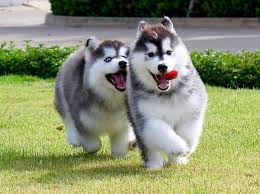
#> input picture svd/img_svd/dog.jfif, 260 x 194 px
$ jupyter execute --allow-errors svd.ipynb
#> lines starting #> are read from the running program, lines starting #| are printed output that depends on the picture
# Khái niệm

Phân rã ma trận SVD
+ A = U * S * V.T

Toán học
+ U là ma trận gồm các vector cột là các vector riêng của A*A.T
+ S là ma trận đường chéo với các giá trị là singular value, sqrt(lambda) của gtr A*A.T (hay A.T*A)
+ V là ma trận gồm các vector cột là các vector riêng của A.T*A

# Tiếp cận

Eigenvalue, eigenvector là sự biến đổi ma trận ban đầu sao cho sau biến đổi vẫn giữ nguyên hướng của vector.

Phép chiếu một vector lên một vector khác, nếu v là một vector đơn vị thì độ dài hình chiếu là w*v, vector chiếu là (w*v)*v.

Chiếu ma trận A, với mỗi hàng là một bản ghi độc lập lên một hệ cơ sở vector trực chuẩn, ta được S đại diện cho độ dài của các vector chiếu. Do V là trực chuẩn nên A = S * V.T.

Mỗi cột của S đại diện cho hình chiếu của toàn bộ ma trận A lên một vector v, chuẩn hoá từng vector cột của S thành một vector đơn vị, ta được U. Sigma là độ lớn của các vector cột tương ứng của S.

# SVD

[cell 1]
from sklearn.datasets import load_iris
import pandas as pd

iris = load_iris()
df = pd.DataFrame(data=iris.data, columns=iris.feature_names)
df['target'] = iris.target


df.head()

[cell 2]
import numpy as np
A = df.iloc[:, :-1].values

# ma trận U gồm các vector riêng ứng với giá trị riêng lớn nhất của A*A^T
# U kích thước m x m với m là số bản ghi trong tập dữ liệu
ATA = np.dot(A, A.T)
eigenvalues_U, eigenvectors_U = np.linalg.eigh(ATA)
idx = np.argsort(eigenvalues_U)[::-1]
eigenvalues_U = eigenvalues_U[idx]
eigenvectors_U = eigenvectors_U[:, idx]
U = eigenvectors_U

m = A.shape[0]
n = A.shape[1]

# ma trận Sigma là ma trận đường chéo với các giá trị riêng của A*A^T
# Sigma kích thước m x n với m là số bản ghi trong tập dữ liệu và n là số thuộc tính
sigma_matrix = np.zeros((m, n))
sigma_value = np.sqrt(np.maximum(eigenvalues_U, 0))

for i in range(min(m, n)):
    sigma_matrix[i, i] = sigma_value[i]

Sigma = sigma_matrix

# ma trận V gồm các vector riêng ứng với giá trị riêng lớn nhất của A^T*A
AAT = np.dot(A.T, A)
eigenvalues_V, eigenvectors_V = np.linalg.eigh(AAT)
idx = np.argsort(eigenvalues_V)[::-1]
eigenvalues_V = eigenvalues_V[idx]
eigenvectors_V = eigenvectors_V[:, idx]
V = eigenvectors_V

#> (the rest of this cell did not finish here and is left out)

#> (a cell that did not finish here is left out)

# Sử dụng thư viện

[cell 4]
u, sigma, vt = np.linalg.svd(A)
Sigma = np.zeros((u.shape[1], vt.shape[0]))
sigma2 = np.fill_diagonal(Sigma, sigma)
print("Kích thước của U, Sigma, Vt:", u.shape, Sigma.shape, vt.shape)
b = u @ Sigma @ vt
c = u[:, :4] @ Sigma[:4, :] @ vt[:4, :4]
print("So sánh lấy 1 phần và toàn bộ:", np.allclose(b, c))
# do Sigma chỉ gồm 4 cột tương ứng với 4 singular value phần còn lại là 0

[cell 5]
u, sigma2, vt = np.linalg.svd(A, full_matrices=False)
sigma2 = np.diag(sigma2)
print(u.shape, sigma2.shape, vt.shape)
u @ sigma2 @ vt

## Ví dụ 2

[cell 6]
A = np.array([[1,6,6], [0,3,1], [4,6,1], [5,7,7]])
# A = np.array([[4,2,0],[1,5,6]])
print("Ma trận A:\n", A)

eigenvalues, eigenvectors = np.linalg.eigh(np.dot(A, A.T))
index = np.argsort(eigenvalues)[::-1]

eigenvalues = eigenvalues[index]
eigenvectors = eigenvectors[:, index]
U = eigenvectors
print("Ma trận U:\n", U)

np.sqrt(eigenvalues)
Sigma = np.zeros((A.shape[0], A.shape[1]))
for i in range(np.min(A.shape)):
    Sigma[i, i] = np.sqrt(eigenvalues[i])
print("Ma trận Sigma:\n", Sigma)


eigenvalues_v, eigenvectors_v = np.linalg.eigh(np.dot(A.T, A))
index_v= np.argsort(eigenvalues_v)[::-1]
eigenvalues_v = eigenvalues_v[index_v]
eigenvectors_v = eigenvectors_v[:, index_v]
V = eigenvectors_v
V_t = V.T
# V_t[1:, :] = V_t[1:, :]*-1
print("Ma trận V_t:\n", V_t)


A_reconstructed = U @ Sigma @ V_t
print("Ma trận A tái tạo:\n", A_reconstructed)

# SVD applicationss

[cell 7]
import cv2
import numpy as np
img = cv2.imread('img_svd/dog.jfif')
#> img is the input picture: shape (194, 260, 3); mean B, G, R 109.2, 143.7, 137.2

[cell 8]
def convert_to_gray(img, ratio):
    n, h, w = img.shape
#> n = 194; h = 260; w = 3
    gray_img = np.zeros((n, h), dtype=np.uint8)
    for i in range(n):
        for j in range(h):
            gray_img[i, j] = int(np.sum(img[i, j, :] * ratio))

    return gray_img

[cell 9]
cv2.imshow('Original Image', img)
cv2.waitKey(0)
cv2.destroyAllWindows()

[cell 10]
ratio = [0.2126, 0.7152, 0.0722]
gray_img = convert_to_gray(img, ratio)
cv2.imshow('Gray Image', gray_img)
cv2.waitKey(0)
cv2.destroyAllWindows()

[cell 11]
def compute_cosince_similarity(A, B):
    numerator = A * B
    denominator = np.sqrt(np.sum(A**2)) * np.sqrt(np.sum(B**2))
    return np.sum(numerator) / denominator

[cell 12]
A = np.array([[1, 2, 3], [4, 5, 6]])
B = np.array([[7, 8, 9], [10, 11, 12]])
similarity = compute_cosince_similarity(A, B)
print("Cosine Similarity:", similarity)

[cell 13]
def compute_rms_error(A, B):
    return np.sqrt(np.sum((A - B)**2) / A.size)

[cell 14]
A = np.array([[1, 2, 3], [4, 5, 6]])
B = np.array([[7, 8, 9], [10, 11, 12]])
error = compute_rms_error(A, B)
print("RMS Error:", error)

[cell 15]
def svd_decomposition(A):
    eigenvalues, eigenvectors = np.linalg.eigh(np.dot(A, A.T))
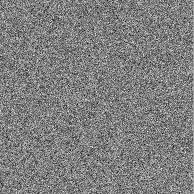
#> eigenvectors: shape (194, 194) float64; min -0.269, max 0.27, mean 0.000352; drawn with min black and max white
#> eigenvalues = 194 values from -2016.1 to 24566.3
    index = np.argsort(eigenvalues)[::-1]
#> index = 194 values, max 193 at index 0, min 0 at index 193, mean 96.5
    eigenvalues = eigenvalues[index]
#> eigenvalues = 194 values, max 24566.3 at index 0, min -2016.1 at index 193, mean 129.3
    eigenvectors = eigenvectors[:, index]
    U = eigenvectors

    sigma = np.zeros((A.shape[0], A.shape[1]))
    for i in range(np.min(A.shape)):
        sigma[i, i] = np.sqrt(np.maximum(eigenvalues[i], 0))
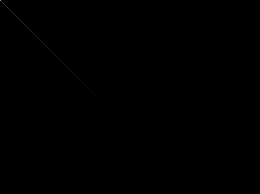
#> sigma: shape (194, 260) float64; min 0, max 156.7, mean 0.1
    Sigma = sigma

    eigenvalues_v, eigenvectors_v = np.linalg.eigh(np.dot(A.T, A))
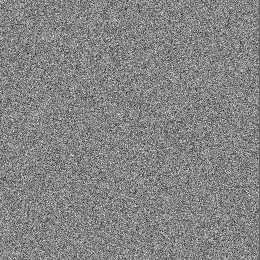
#> eigenvectors_v: shape (260, 260) float64; min -0.27, max 0.248, mean -0.000247; drawn with min black and max white
#> eigenvalues_v = 260 values from -2287.1 to 33195.9
    index_v = np.argsort(eigenvalues_v)[::-1]
#> index_v = 260 values, max 259 at index 0, min 0 at index 259, mean 129.5
    eigenvalues_v = eigenvalues_v[index_v]
#> eigenvalues_v = 260 values, max 33195.9 at index 0, min -2287.1 at index 259, mean 137.8
    eigenvectors_v = eigenvectors_v[:, index_v]
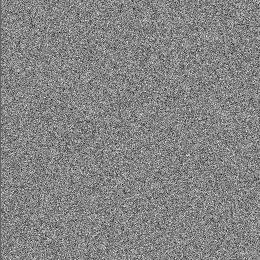
#> eigenvectors_v: shape (260, 260) float64; min -0.27, max 0.248, mean -0.000247; drawn with min black and max white
    V = eigenvectors_v
    V_t = V.T

    return U, Sigma, V_t

[cell 16]
U, Sigma, V_t = svd_decomposition(gray_img)

[cell 17]
U.shape
#> Out = (194, 194)

## Sử dụng thư viện

[cell 18]
U, Sigma, V_t = np.linalg.svd(gray_img, full_matrices=False)
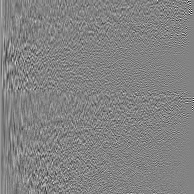
#> U: shape (194, 194) float64; min -0.497, max 0.47, mean 0.000429; drawn with min black and max white
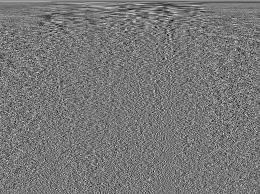
#> V_t: shape (194, 260) float64; min -0.304, max 0.344, mean 0.000355; drawn with min black and max white
#> Sigma = 194 values, max 31689.5 at index 0, min 2.68 at index 193, mean 494.8
Sigma_matrix = np.diag(Sigma)
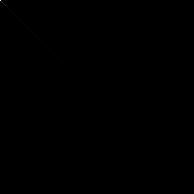
#> Sigma_matrix: shape (194, 194) float64; min 0, max 31689.5, mean 2.6; drawn with min black and max white
new_img = U @ Sigma_matrix @ V_t
new_img
cv2.imshow('Reconstructed Image', new_img.astype(np.uint8))
cv2.waitKey(0)
cv2.destroyAllWindows()

[cell 19]
U.shape, Sigma_matrix.shape, V_t.shape
#> Out = ((194, 194), (194, 194), (194, 260))

[cell 20]
k = 100
U_k = U[:, :k]
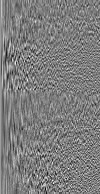
#> U_k: shape (194, 100) float64; min -0.326, max 0.335, mean 0.00082; drawn with min black and max white
Sigma_k = Sigma_matrix[:k, :]
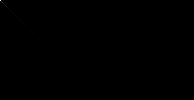
#> Sigma_k: shape (100, 194) float64; min 0, max 31689.5, mean 4.6; drawn with min black and max white

print("Kích thước của U_k, Sigma_k, V_t:", U_k.shape, Sigma_k.shape, V_t.shape)
#| Kích thước của U_k, Sigma_k, V_t: (194, 100) (100, 194) (194, 260)
image = U_k @ Sigma_k @ V_t
image
cv2.imshow('Reconstructed Image', image.astype(np.uint8))
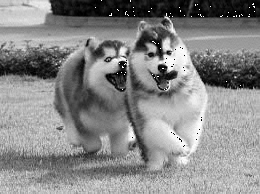
#> window 'Reconstructed Image': shape (194, 260); min 0, max 255, mean 135.2
cv2.waitKey(0)
cv2.destroyAllWindows()
